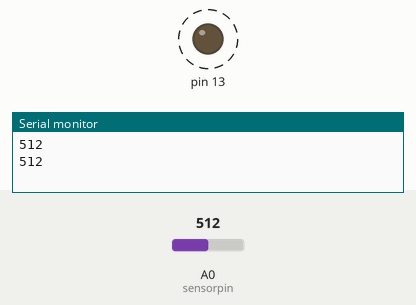
Simulated run of this sketch. Board: Arduino Uno, built with avr-gcc and run on an emulated ATmega328P. On the bench: output pins drawn as LEDs (lit = HIGH), the last lines printed to the serial monitor. Dashed ring = blinking. The test bench sets the inputs (shaded band); at power-on: A0 (sensorpin) = 512.

Above: at 1.8 s.
1.9 s: A0 (sensorpin) set to 306
At 2.2 s:
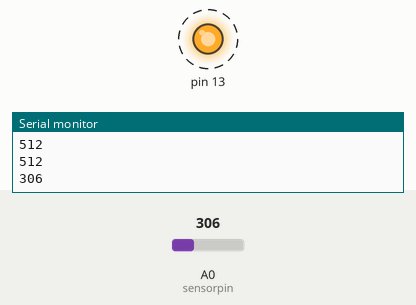
5.4 s: A0 (sensorpin) set to 122
At 5.57 s:
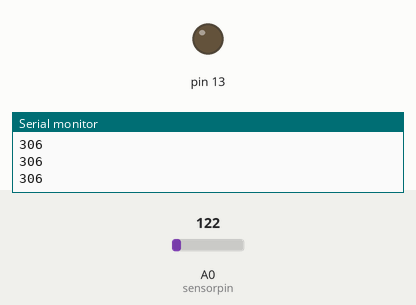
Timing chart, 0 to 14.9 s (numbered marks = the images above; inputs shaded):
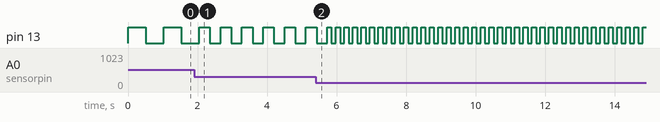

The sketch:

14-1.ino
```cpp
int sensorvalue = 0;
int sensorpin= A0;

void setup()
{
  pinMode(13,OUTPUT);
  Serial.begin(9600);
}
void loop()
{
  sensorvalue = analogRead(sensorpin);
  Serial.println(sensorvalue);

  digitalWrite(13, HIGH);
  delay(sensorvalue);
  digitalWrite(13, LOW);
  delay(sensorvalue);

  delay(1);
}
```

Measured:
- after the input at 1.9 s, pin 13: alternates HIGH for 0.31 s and LOW for 0.31 s, starting after 0.46 s
- by itself, pin 13: alternates HIGH for 0.51 s and LOW for 0.51 s
